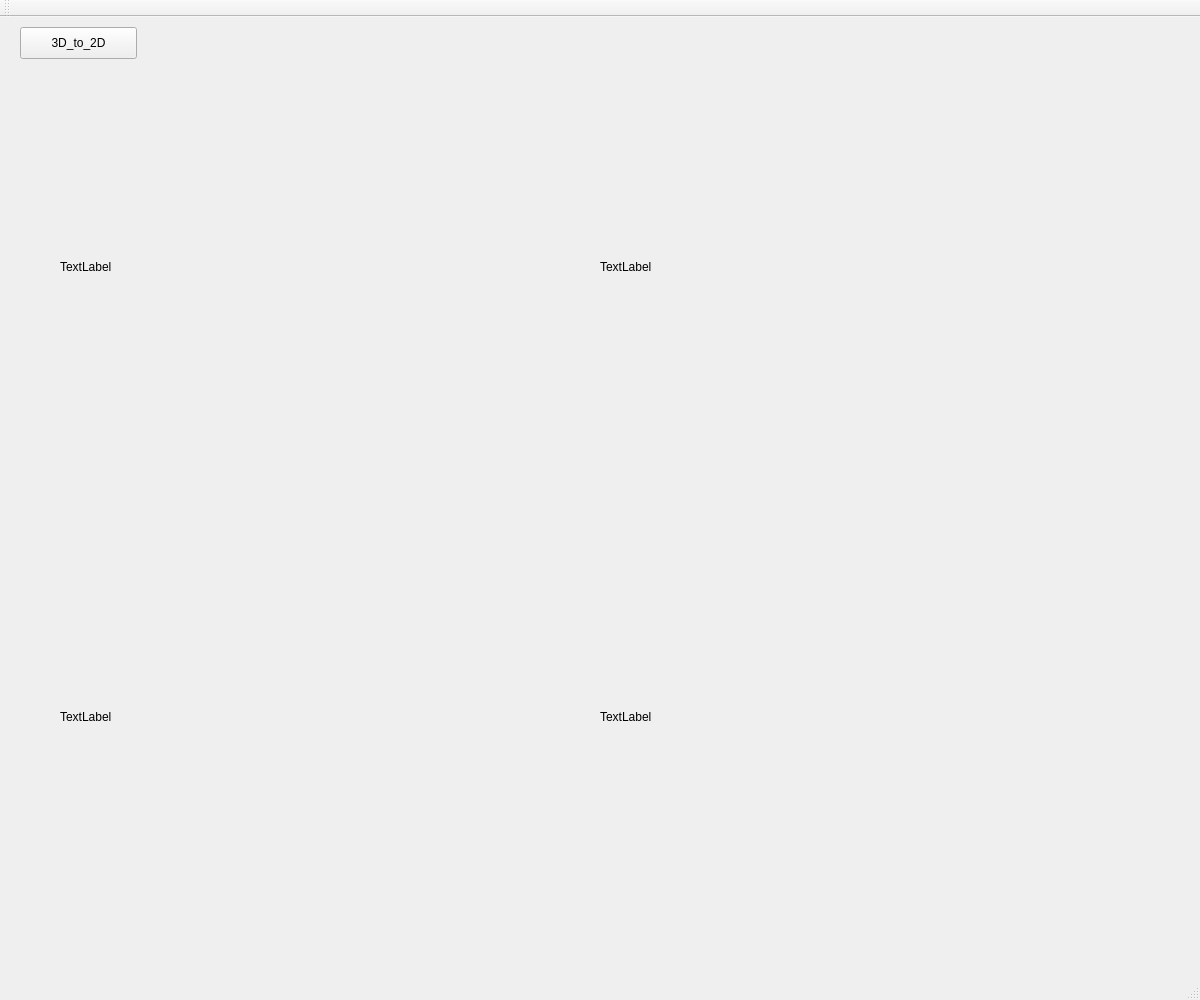
<?xml version="1.0" encoding="UTF-8"?>
<ui version="4.0">
 <class>MainWindow</class>
 <widget class="QMainWindow" name="MainWindow">
  <property name="geometry">
   <rect>
    <x>0</x>
    <y>0</y>
    <width>1200</width>
    <height>1000</height>
   </rect>
  </property>
  <property name="windowTitle">
   <string>MainWindow</string>
  </property>
  <widget class="QWidget" name="centralWidget">
   <widget class="QLabel" name="l1">
    <property name="geometry">
     <rect>
      <x>60</x>
      <y>50</y>
      <width>400</width>
      <height>400</height>
     </rect>
    </property>
    <property name="text">
     <string>TextLabel</string>
    </property>
   </widget>
   <widget class="QLabel" name="l2">
    <property name="geometry">
     <rect>
      <x>600</x>
      <y>50</y>
      <width>400</width>
      <height>400</height>
     </rect>
    </property>
    <property name="text">
     <string>TextLabel</string>
    </property>
   </widget>
   <widget class="QLabel" name="l3">
    <property name="geometry">
     <rect>
      <x>600</x>
      <y>500</y>
      <width>400</width>
      <height>400</height>
     </rect>
    </property>
    <property name="text">
     <string>TextLabel</string>
    </property>
   </widget>
   <widget class="QPushButton" name="pushButton">
    <property name="geometry">
     <rect>
      <x>20</x>
      <y>10</y>
      <width>117</width>
      <height>32</height>
     </rect>
    </property>
    <property name="text">
     <string>3D_to_2D</string>
    </property>
   </widget>
   <widget class="QLabel" name="label">
    <property name="geometry">
     <rect>
      <x>60</x>
      <y>500</y>
      <width>400</width>
      <height>400</height>
     </rect>
    </property>
    <property name="text">
     <string>TextLabel</string>
    </property>
   </widget>
  </widget>
  <widget class="QMenuBar" name="menuBar">
   <property name="geometry">
    <rect>
     <x>0</x>
     <y>0</y>
     <width>1200</width>
     <height>28</height>
    </rect>
   </property>
  </widget>
  <widget class="QToolBar" name="mainToolBar">
   <attribute name="toolBarArea">
    <enum>TopToolBarArea</enum>
   </attribute>
   <attribute name="toolBarBreak">
    <bool>false</bool>
   </attribute>
  </widget>
  <widget class="QStatusBar" name="statusBar"/>
 </widget>
 <layoutdefault spacing="6" margin="11"/>
 <resources/>
 <connections/>
</ui>
